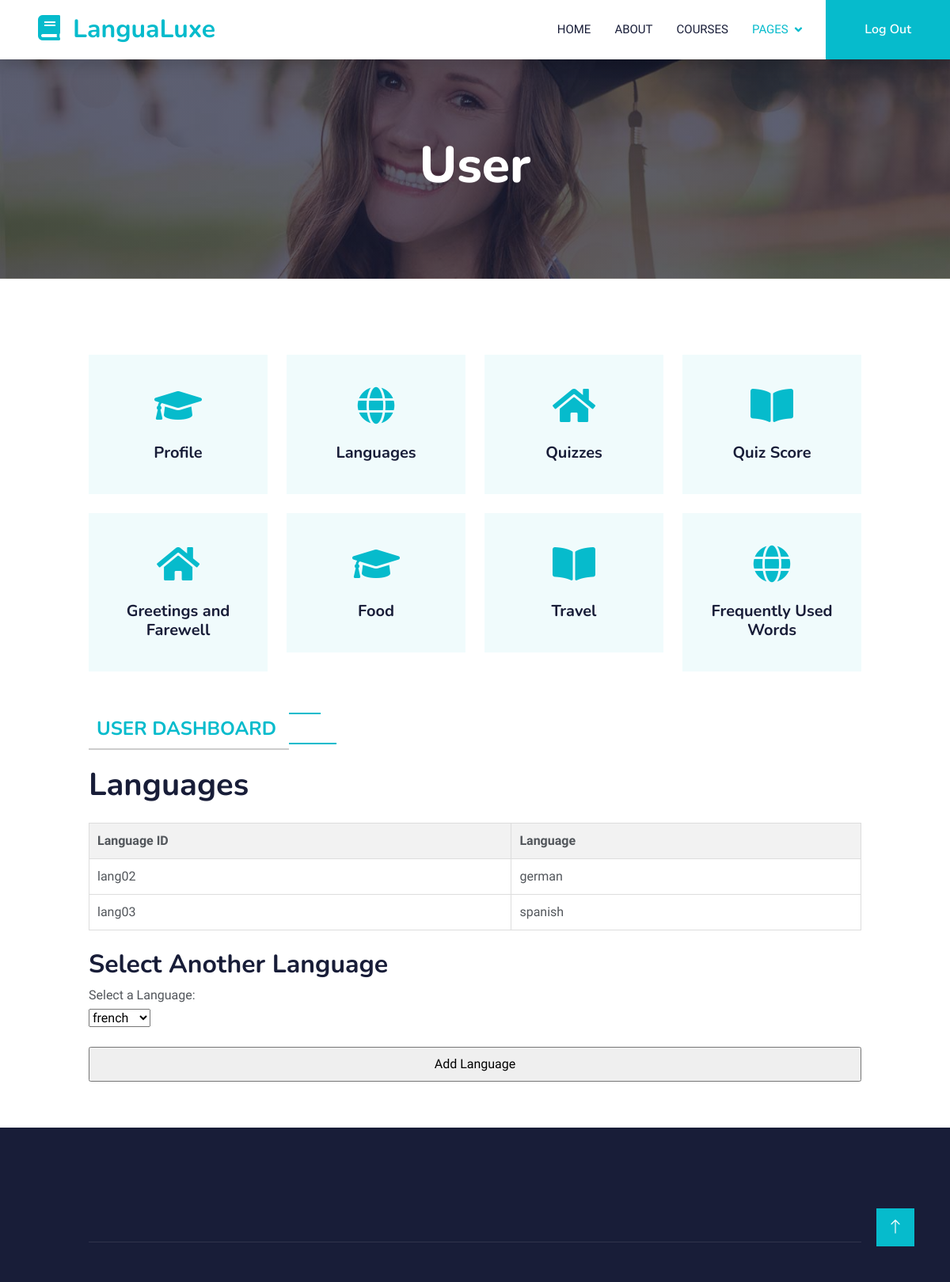
The page /LanguageLearning/Languages1.php (signed in) on the database its author committed.
### tables this page shows
CREATE TABLE language (
    `language_id` VARCHAR(6),
    `language` VARCHAR(7),
    PRIMARY KEY (`language_id`)
);

### LanguageLearning/Languages1.php (the view, shortened to what this page needs)
<!DOCTYPE html>
<html lang="en">
<head>
    <link href="https://cdnjs.cloudflare.com/ajax/libs/font-awesome/5.10.0/css/all.min.css" rel="stylesheet">
    <link href="https://cdn.jsdelivr.net/npm/bootstrap-icons@1.4.1/font/bootstrap-icons.css" rel="stylesheet">
    <link href="lib/animate/animate.min.css" rel="stylesheet">
    <link href="lib/owlcarousel/assets/owl.carousel.min.css" rel="stylesheet">
    <link href="css/bootstrap.min.css" rel="stylesheet">
    <link href="css/style.css" rel="stylesheet">
    <link rel="stylesheet" type="text/css" href="admin.css">
</head>
<body>
    <nav class="navbar navbar-expand-lg bg-white navbar-light shadow sticky-top p-0">
        <a href="index.html" class="navbar-brand d-flex align-items-center px-4 px-lg-5">
            <h2 class="m-0 text-primary"><i class="fa fa-book me-3"></i>LanguaLuxe</h2>
        </a>
        <div class="collapse navbar-collapse" id="navbarCollapse">
            <div class="navbar-nav ms-auto p-4 p-lg-0">
                <a href="index.php" class="nav-item nav-link">Home</a>
                <a href="about.html" class="nav-item nav-link">About</a>
                <a href="courses.html" class="nav-item nav-link">Courses</a>
                <div class="nav-item dropdown">
                    <a href="#" class="nav-link dropdown-toggle active" data-bs-toggle="dropdown">Pages</a>
                </div>
            </div>
            <a href="logout.php" class="btn btn-primary py-4 px-lg-5 d-none d-lg-block">Log Out</a>
        </div>
    </nav>
    <div class="container-fluid bg-primary py-5 mb-5 page-header">
        <div class="container py-5">
            <div class="row justify-content-center">
                <div class="col-lg-10 text-center">
                    <h1 class="display-3 text-white animated slideInDown">User</h1>
                </div>
            </div>
        </div>
    </div>
     <div class="container-xxl py-5">
        <div class="container">
            <div class="row g-4">
                <div class="col-lg-3 col-sm-6 wow fadeInUp" data-wow-delay="0.1s">
                    <div class="service-item text-center pt-3">
                        <div class="p-4">
                            <i class="fa fa-3x fa-graduation-cap text-primary mb-4"></i>
                            <a href="Userhome.php"><h5 class="mb-3">Profile</h5></a>
                        </div>
                    </div>
                </div>
                <div class="col-lg-3 col-sm-6 wow fadeInUp" data-wow-delay="0.3s">
                    <div class="service-item text-center pt-3">
                        <div class="p-4">
                            <i class="fa fa-3x fa-globe text-primary mb-4"></i>
                            <a href="Languages1.php"><h5 class="mb-3">Languages</h5></a>
                        </div>
                    </div>
                </div>
                <div class="col-lg-3 col-sm-6 wow fadeInUp" data-wow-delay="0.5s">
                    <div class="service-item text-center pt-3">
                        <div class="p-4">
                            <i class="fa fa-3x fa-home text-primary mb-4"></i>
                            <a href="Quiz1.php"><h5 class="mb-3">Quizzes</h5></a>
                        </div>
                    </div>
                </div>
                <div class="col-lg-3 col-sm-6 wow fadeInUp" data-wow-delay="0.7s">
                    <div class="service-item text-center pt-3">
                        <div class="p-4">
                            <i class="fa fa-3x fa-book-open text-primary mb-4"></i>
                            <a href="QuizScore1.php"><h5 class="mb-3">Quiz Score</h5></a>
                        </div>
                    </div>
                </div>
                <div class="col-lg-3 col-sm-6 wow fadeInUp" data-wow-delay="0.5s">
                    <div class="service-item text-center pt-3">
                        <div class="p-4">
                            <i class="fa fa-3x fa-home text-primary mb-4"></i>
                            <a href="Greetings1.php"><h5 class="mb-3">Greetings and Farewell</h5></a>
                        </div>
                    </div>
                </div>
                <div class="col-lg-3 col-sm-6 wow fadeInUp" data-wow-delay="0.11s">
                    <div class="service-item text-center pt-3">
                        <div class="p-4">
                            <i class="fa fa-3x fa-graduation-cap text-primary mb-4"></i>
                            <a href="Food1.php"><h5 class="mb-3">Food</h5></a>
                        </div>
                    </div>
                </div>
                <div class="col-lg-3 col-sm-6 wow fadeInUp" data-wow-delay="0.7s">
                    <div class="service-item text-center pt-3">
                        <div class="p-4">
                            <i class="fa fa-3x fa-book-open text-primary mb-4"></i>
                            <a href="Travel1.php"><h5 class="mb-3">Travel</h5></a>
                        </div>
                    </div>
                </div>
                <div class="col-lg-3 col-sm-6 wow fadeInUp" data-wow-delay="0.3s">
                    <div class="service-item text-center pt-3">
                        <div class="p-4">
                            <i class="fa fa-3x fa-globe text-primary mb-4"></i>
                            <a href="Frequent1.php"><h5 class="mb-3">Frequently Used Words</h5></a>
                        </div>
                    </div>
                </div>
            </div>
        </div>
    </div>
<div class="container">
    <?php
    include("config1.php");
    $email = $_SESSION['email'];
    $languageQuery = "SELECT * FROM Language";
    $languageResult = $conn->query($languageQuery);
    ?>
    <h6 class="section-title bg-white text-start text-primary pe-3">User Dashboard</h6>
    <h1 class="mb-4">Languages</h1>
    <table>
        <tr>
            <th>Language ID</th>
            <th>Language</th>
        </tr>
        <?php
        $userLanguagesQuery = "SELECT l.language_id, l.language FROM Language l
                              JOIN user_lang ul ON l.language_id = ul.language_id
                              JOIN user u ON ul.userid = u.userid
                              WHERE u.email = '$email'";
        $userLanguagesResult = $conn->query($userLanguagesQuery);
        if ($userLanguagesResult->num_rows > 0) {
            while ($row = $userLanguagesResult->fetch_assoc()) {
                echo "<tr>";
                echo "<td>{$row['language_id']}</td>";
                echo "<td>{$row['language']}</td>";
                echo "</tr>";
            }
        } else {
            echo "<tr><td colspan='2'>No languages found for the user</td></tr>";
        }
        ?>
    </table>
    <br>
    <h2>Select Another Language</h2>
    <form method="post" action="add_language.php">
        <label for="language">Select a Language:</label>
        <select id="language" name="language">
            <?php
            while ($row = $languageResult->fetch_assoc()) {
                echo "<option value='{$row['language_id']}'>{$row['language']}</option>";
            }
            ?>
        </select>
        <br>
        <br>
        <input type="submit" value="Add Language">
    </form>
</div>
    <div class="container-fluid bg-dark text-light footer pt-5 mt-5 wow fadeIn" data-wow-delay="0.1s">
        <div class="container py-5">
            <div class="row g-5">
            </div>
        </div>
        <div class="container">
            <div class="copyright">
            </div>
        </div>
    </div>
    <a href="#" class="btn btn-lg btn-primary btn-lg-square back-to-top"><i class="bi bi-arrow-up"></i></a>
</body>
</html>

### LanguageLearning/css/style.css (style rules this page uses)
:root { --primary: #06BBCC; --light: #F0FBFC; --dark: #181d38; }
.back-to-top { position: fixed; display: none; right: 45px; bottom: 45px; z-index: 99; }
.btn { font-family: 'Nunito', sans-serif; font-weight: 600; transition: .5s; }
.btn.btn-primary, .btn.btn-secondary { color: #FFFFFF; }
.btn-lg-square { width: 48px; height: 48px; }
.btn-square, .btn-sm-square, .btn-lg-square { padding: 0; display: flex; align-items: center; justify-content: center; font-weight: normal; border-radius: 0px; }
.navbar .dropdown-toggle::after { border: none; content: "\f107"; font-family: "Font Awesome 5 Free"; font-weight: 900; vertical-align: middle; margin-left: 8px; }
.navbar-light .navbar-nav .nav-link { margin-right: 30px; padding: 25px 0; color: #FFFFFF; font-size: 15px; text-transform: uppercase; outline: none; }
.navbar-light .navbar-nav .nav-link:hover, .navbar-light .navbar-nav .nav-link.active { color: var(--primary); }
.navbar-light .navbar-brand, .navbar-light a.btn { height: 75px; }
.navbar-light .navbar-nav .nav-link { color: var(--dark); font-weight: 500; }
.navbar-light.sticky-top { top: -100px; transition: .5s; }
.page-header { background: linear-gradient(rgba(24, 29, 56, .7), rgba(24, 29, 56, .7)), url(../img/carousel-1.jpg); background-position: center center; background-repeat: no-repeat; background-size: cover; }
.section-title { position: relative; display: inline-block; text-transform: uppercase; }
.section-title::before { position: absolute; content: ""; width: calc(100% + 80px); height: 2px; top: 4px; left: -40px; background: var(--primary); z-index: -1; }
.section-title::after { position: absolute; content: ""; width: calc(100% + 120px); height: 2px; bottom: 5px; left: -60px; background: var(--primary); z-index: -1; }
.section-title.text-start::before { width: calc(100% + 40px); left: 0; }
.section-title.text-start::after { width: calc(100% + 60px); left: 0; }
.service-item { background: var(--light); transition: .5s; }
.service-item * { transition: .5s; }
.footer .copyright { padding: 25px 0; font-size: 15px; border-top: 1px solid rgba(256, 256, 256, .1); }

### LanguageLearning/admin.css (style rules this page uses)
.container { max-width: 1000px; margin: 0 auto; }
.section-title { padding: 10px; margin-bottom: 20px; font-size: 24px; font-weight: bold; border-bottom: 2px solid #ccc; }
form { margin-bottom: 20px; }
form label { display: block; margin-bottom: 5px; }
form input { width: 100%; padding: 8px; margin-bottom: 10px; box-sizing: border-box; }
table { width: 100%; border-collapse: collapse; margin-top: 20px; }
table th, table td { border: 1px solid #ddd; padding: 10px; text-align: left; }
table th { background-color: #f2f2f2; }
.mb-4 { margin-bottom: 20px; }

### rows shown on the page
language: language_id "lang02", language "german"
language: language_id "lang03", language "spanish"

### other values the page prints
form field language "french"
